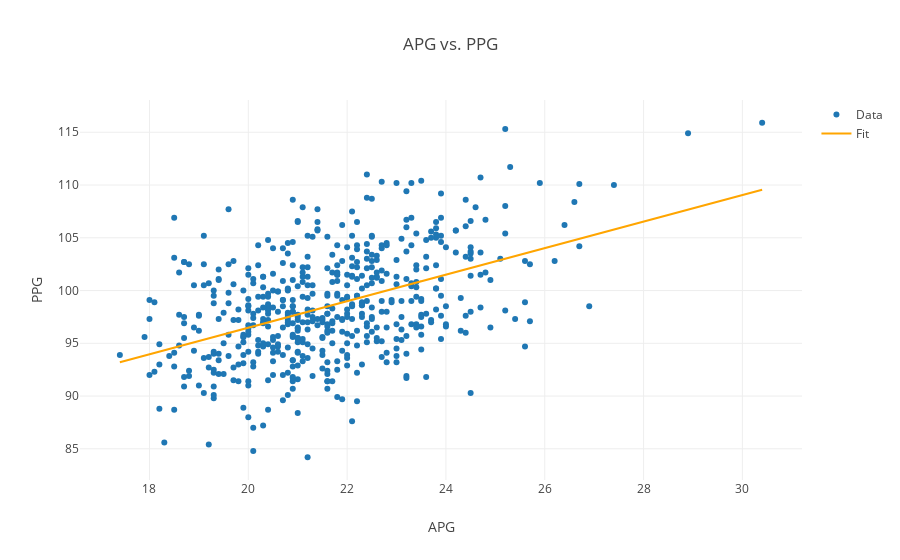

Source (notebook cell):
### Code cell
plot_apg()

### Figure 1 — Plotly figure (JSON) as saved in the notebook; plotly's stock layout.template omitted (floating-point values rounded to 4 significant figures; data arrays with more than 128 entries replaced by an {"elided": "..."} marker saying what was removed)
{"data": [{"mode": "markers", "name": "Data", "type": "scatter", "x": {"elided": "537 float values"}, "y": {"elided": "537 float values"}}, {"marker": {"color": "orange"}, "mode": "lines", "name": "Fit", "type": "scatter", "x": {"elided": "537 float values"}, "y": {"elided": "537 float values"}}], "layout": {"title": "APG vs. PPG", "xaxis": {"title": "APG"}, "yaxis": {"title": "PPG"}}}
